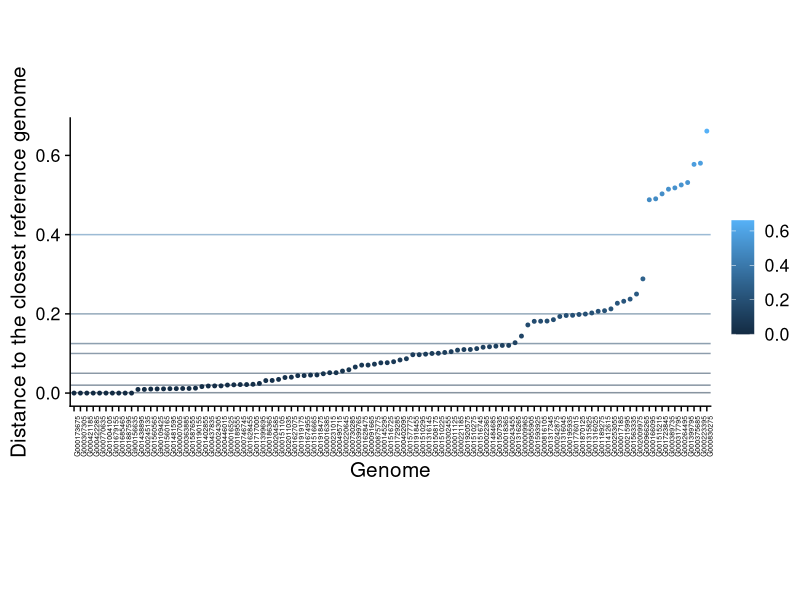

Here is the R script that generated this plot: (Note: this script raises an error after producing the figure.)
require(ggplot2)
require(readr)
require(cowplot)
require(dplyr)
require(ggthemes)

d2c <- read_tsv("../misc/dist-archaea-to-closest.txt", col_names = FALSE)
d2c <- d2c %>%
  rowwise() %>%
  mutate(name = substr(X1, start = 1, stop = 10))
d2c <- d2c %>%
  arrange(X3) %>%
  mutate(name = factor(name, levels = name))
d2c <- d2c %>% filter(X3 < 0.9)
bb <- data.frame(X3 = c(0.001, 0.02, 0.05, 0.1, 0.125, 0.20, 0.40))

ggplot(d2c, aes(x = name, y = X3, color = X3)) +
  geom_point(size = 1) +
  geom_hline(aes(yintercept = X3, color = X3), bb, linewidth = 0.5, alpha = 0.5) +
  theme_cowplot(font_size = 15) +
  labs(y = "Distance to the closest reference genome", x = "Genome", color = "") +
  theme(axis.text.x = element_text(angle = 90, size = 5), aspect.ratio = 0.45)
  # theme(axis.text.x = element_blank(), aspect.ratio=0.65)
ggsave2("../figures/novelty_bins-wlabels-archaea.pdf", width = 11, height = 6)